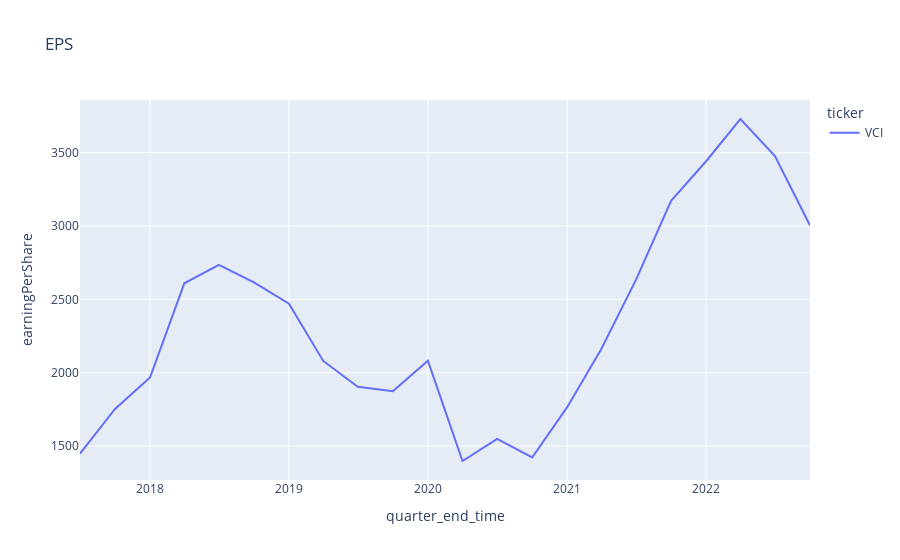

Notebook source saved alongside this figure:
### Markdown cell above
## Earning Per Share

### Code cell
import plotly.express as px

fig = px.line(balancesheet_financialratio_incomestatement_per_group, x="quarter_end_time", y="earningPerShare", color="ticker", title='EPS')
fig.show()

### Figure 1 — Plotly figure (JSON) as saved in the notebook; plotly's stock layout.template omitted (floating-point values rounded to 4 significant figures)
{"data": [{"hovertemplate": "ticker=VCI<br>quarter_end_time=%{x}<br>earningPerShare=%{y}<extra></extra>", "legendgroup": "VCI", "line": {"color": "#636efa", "dash": "solid"}, "marker": {"symbol": "circle"}, "mode": "lines", "name": "VCI", "orientation": "v", "showlegend": true, "type": "scatter", "x": ["2022-09-30T23:59:59.999999", "2022-06-30T23:59:59.999999", "2022-03-31T23:59:59.999999", "2021-12-31T23:59:59.999999", "2021-09-30T23:59:59.999999", "2021-06-30T23:59:59.999999", "2021-03-31T23:59:59.999999", "2020-12-31T23:59:59.999999", "2020-09-30T23:59:59.999999", "2020-06-30T23:59:59.999999", "2020-03-31T23:59:59.999999", "2019-12-31T23:59:59.999999", "2019-09-30T23:59:59.999999", "2019-06-30T23:59:59.999999", "2019-03-31T23:59:59.999999", "2018-12-31T23:59:59.999999", "2018-09-30T23:59:59.999999", "2018-06-30T23:59:59.999999", "2018-03-31T23:59:59.999999", "2017-12-31T23:59:59.999999", "2017-09-30T23:59:59.999999", "2017-06-30T23:59:59.999999"], "xaxis": "x", "y": [3003, 3477, 3729, 3441, 3171, 2634, 2163, 1765, 1422, 1549, 1398, 2081, 1873, 1904, 2080, 2470, 2616, 2735, 2609, 1967, 1753, 1449], "yaxis": "y"}], "layout": {"legend": {"title": {"text": "ticker"}, "tracegroupgap": 0}, "title": {"text": "EPS"}, "xaxis": {"anchor": "y", "domain": [0, 1], "title": {"text": "quarter_end_time"}}, "yaxis": {"anchor": "x", "domain": [0, 1], "title": {"text": "earningPerShare"}}}}
